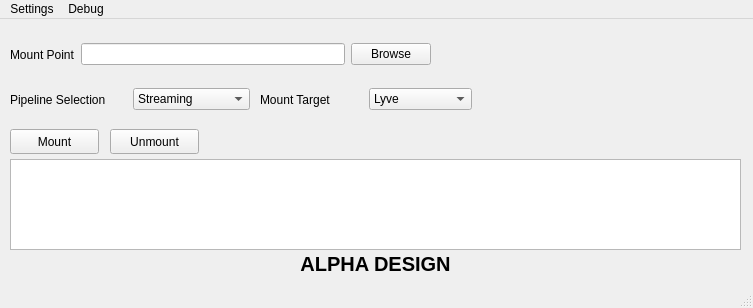
<?xml version="1.0" encoding="UTF-8"?>
<ui version="4.0">
 <class>primaryFUSEwindow</class>
 <widget class="QMainWindow" name="primaryFUSEwindow">
  <property name="geometry">
   <rect>
    <x>0</x>
    <y>0</y>
    <width>753</width>
    <height>308</height>
   </rect>
  </property>
  <property name="sizePolicy">
   <sizepolicy hsizetype="Ignored" vsizetype="Ignored">
    <horstretch>0</horstretch>
    <verstretch>0</verstretch>
   </sizepolicy>
  </property>
  <property name="windowTitle">
   <string>MainWindow</string>
  </property>
  <property name="animated">
   <bool>false</bool>
  </property>
  <property name="documentMode">
   <bool>false</bool>
  </property>
  <property name="dockOptions">
   <set>QMainWindow::AllowTabbedDocks</set>
  </property>
  <widget class="QWidget" name="centralwidget">
   <widget class="QWidget" name="horizontalLayoutWidget">
    <property name="geometry">
     <rect>
      <x>10</x>
      <y>60</y>
      <width>240</width>
      <height>41</height>
     </rect>
    </property>
    <layout class="QHBoxLayout" name="horizontalLayout">
     <item>
      <widget class="QLabel" name="label_2">
       <property name="text">
        <string>Pipeline Selection</string>
       </property>
      </widget>
     </item>
     <item>
      <widget class="QComboBox" name="pipeline_select">
       <property name="toolTip">
        <string>&lt;html&gt;&lt;head/&gt;&lt;body&gt;&lt;p&gt;Set up the pipeline for LyveFuse. &lt;/p&gt;&lt;p&gt;Choose streaming or file caching&lt;/p&gt;&lt;/body&gt;&lt;/html&gt;</string>
       </property>
       <item>
        <property name="text">
         <string>Streaming</string>
        </property>
       </item>
       <item>
        <property name="text">
         <string>File Caching</string>
        </property>
       </item>
      </widget>
     </item>
    </layout>
   </widget>
   <widget class="QTextEdit" name="output_textEdit">
    <property name="geometry">
     <rect>
      <x>10</x>
      <y>140</y>
      <width>731</width>
      <height>91</height>
     </rect>
    </property>
    <property name="sizePolicy">
     <sizepolicy hsizetype="MinimumExpanding" vsizetype="MinimumExpanding">
      <horstretch>0</horstretch>
      <verstretch>0</verstretch>
     </sizepolicy>
    </property>
   </widget>
   <widget class="QPushButton" name="mount_button">
    <property name="geometry">
     <rect>
      <x>10</x>
      <y>110</y>
      <width>89</width>
      <height>25</height>
     </rect>
    </property>
    <property name="text">
     <string>Mount</string>
    </property>
   </widget>
   <widget class="QLabel" name="label_3">
    <property name="geometry">
     <rect>
      <x>290</x>
      <y>230</y>
      <width>171</width>
      <height>31</height>
     </rect>
    </property>
    <property name="font">
     <font>
      <family>Ubuntu</family>
      <pointsize>15</pointsize>
      <weight>75</weight>
      <bold>true</bold>
      <strikeout>false</strikeout>
      <kerning>true</kerning>
     </font>
    </property>
    <property name="text">
     <string>ALPHA DESIGN</string>
    </property>
    <property name="textFormat">
     <enum>Qt::RichText</enum>
    </property>
    <property name="alignment">
     <set>Qt::AlignCenter</set>
    </property>
   </widget>
   <widget class="QPushButton" name="unmount_button">
    <property name="geometry">
     <rect>
      <x>110</x>
      <y>110</y>
      <width>89</width>
      <height>25</height>
     </rect>
    </property>
    <property name="text">
     <string>Unmount</string>
    </property>
   </widget>
   <widget class="QWidget" name="horizontalLayoutWidget_2">
    <property name="geometry">
     <rect>
      <x>260</x>
      <y>60</y>
      <width>212</width>
      <height>41</height>
     </rect>
    </property>
    <layout class="QHBoxLayout" name="horizontalLayout_2">
     <item>
      <widget class="QLabel" name="label_4">
       <property name="text">
        <string>Mount Target</string>
       </property>
      </widget>
     </item>
     <item>
      <widget class="QComboBox" name="bucket_select">
       <property name="toolTip">
        <string>&lt;html&gt;&lt;head/&gt;&lt;body&gt;&lt;p&gt;Set up the pipeline for LyveFuse. &lt;/p&gt;&lt;p&gt;Choose streaming or file caching&lt;/p&gt;&lt;/body&gt;&lt;/html&gt;</string>
       </property>
       <property name="currentText">
        <string>Lyve</string>
       </property>
       <item>
        <property name="text">
         <string>Lyve</string>
        </property>
       </item>
       <item>
        <property name="text">
         <string>Azure</string>
        </property>
       </item>
       <item>
        <property name="text">
         <string>S3</string>
        </property>
       </item>
      </widget>
     </item>
    </layout>
   </widget>
   <widget class="QWidget" name="horizontalLayoutWidget_3">
    <property name="geometry">
     <rect>
      <x>10</x>
      <y>10</y>
      <width>421</width>
      <height>51</height>
     </rect>
    </property>
    <layout class="QHBoxLayout" name="horizontalLayout_3">
     <item>
      <widget class="QLabel" name="label">
       <property name="text">
        <string>Mount Point</string>
       </property>
      </widget>
     </item>
     <item>
      <widget class="QLineEdit" name="mountPoint_input"/>
     </item>
     <item>
      <widget class="QPushButton" name="browse_button">
       <property name="text">
        <string>Browse</string>
       </property>
      </widget>
     </item>
    </layout>
   </widget>
  </widget>
  <widget class="QMenuBar" name="menubar">
   <property name="geometry">
    <rect>
     <x>0</x>
     <y>0</y>
     <width>753</width>
     <height>22</height>
    </rect>
   </property>
   <widget class="QMenu" name="menuDebug">
    <property name="title">
     <string>Debug</string>
    </property>
    <addaction name="debugLogging_action"/>
    <addaction name="debugHealthMonitor_action"/>
    <addaction name="debugTesting_action"/>
   </widget>
   <widget class="QMenu" name="menuSettings">
    <property name="title">
     <string>Settings</string>
    </property>
    <addaction name="setup_action"/>
    <addaction name="advancedSettings_action"/>
   </widget>
   <addaction name="menuSettings"/>
   <addaction name="menuDebug"/>
  </widget>
  <widget class="QStatusBar" name="statusbar"/>
  <action name="actionReset_Default_Settings">
   <property name="text">
    <string>Reset Default Settings</string>
   </property>
  </action>
  <action name="advancedSettings_action">
   <property name="text">
    <string>Advanced</string>
   </property>
  </action>
  <action name="debugLogging_action">
   <property name="text">
    <string>Logging</string>
   </property>
  </action>
  <action name="debugHealthMonitor_action">
   <property name="text">
    <string>Health Monitor</string>
   </property>
  </action>
  <action name="debugTesting_action">
   <property name="text">
    <string>Testing</string>
   </property>
  </action>
  <action name="setup_action">
   <property name="text">
    <string>Setup</string>
   </property>
  </action>
 </widget>
 <resources/>
 <connections/>
</ui>
